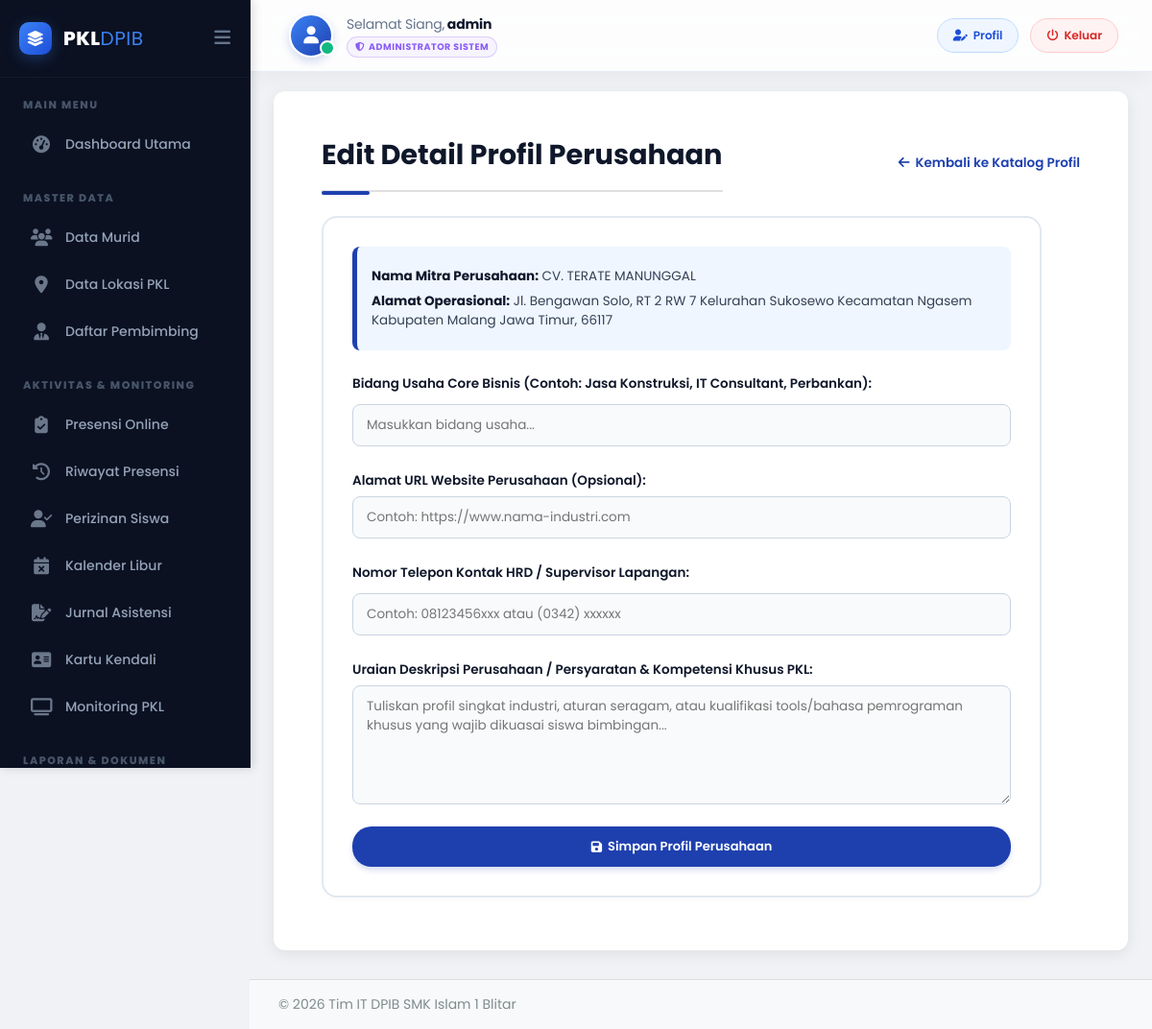
The page /admin/profil-edit.php?id=2 (signed in) on the database its author committed.
### tables this page shows
CREATE TABLE `lokasi_pkl` (
  `lokasi_id` int(11) NOT NULL,
  `alamat` varchar(255) DEFAULT NULL,
  `guru_id` int(11) DEFAULT NULL,
  `nama_lokasi` varchar(100) NOT NULL,
  `jam_kerja` varchar(100) DEFAULT NULL,
  `kuota_max` int(11) NOT NULL DEFAULT 5
);

### admin/profil-edit.php (the view, shortened to what this page needs)
<?php
include '../config/db-koneksi.php';
$lokasi_id = isset($_GET['id']) ? (int)$_GET['id'] : 0;
$profil_data = null;
$stmt_lokasi = $koneksi->prepare("SELECT nama_lokasi, alamat FROM lokasi_pkl WHERE lokasi_id = ?");
$stmt_lokasi->bind_param("i", $lokasi_id);
$stmt_lokasi->execute();
$lokasi_info = $stmt_lokasi->get_result()->fetch_assoc();
$stmt_profil = $koneksi->prepare("SELECT bidang_usaha, website, telp_hrd, deskripsi_detail FROM profil_perusahaan WHERE lokasi_id = ?");
$stmt_profil->bind_param("i", $lokasi_id);
$stmt_profil->execute();
$profil_result = $stmt_profil->get_result();
if ($profil_result->num_rows > 0) {
    $profil_data = $profil_result->fetch_assoc();
} else {
    $profil_data = ['bidang_usaha' => '', 'website' => '', 'telp_hrd' => '', 'deskripsi_detail' => ''];
}
?>
<!DOCTYPE html>
<html lang="id">
<head>
    <link rel="stylesheet" href="../css/style.css">
    <link rel="stylesheet" href="https://cdnjs.cloudflare.com/ajax/libs/font-awesome/6.5.2/css/all.min.css">
</head>
<body class="admin-body">
<?php include 'panel/sidebar.php'; ?>
<div class="main-content-wrapper">
    <?php include 'panel/navbar.php'; ?>
    <div class="admin-main-content">
        <div class="page-header-controls">
            <h1>Edit Detail Profil Perusahaan</h1>
            <a href="profil.php" class="btn-back-link">
                <i class="fas fa-arrow-left"></i> Kembali ke Katalog Profil
            </a>
        </div>
        <div class="form-edit-container">
            <div class="form-info-box">
                <p><strong>Nama Mitra Perusahaan:</strong> <?php echo htmlspecialchars($lokasi_info['nama_lokasi']); ?></p>
                <p><strong>Alamat Operasional:</strong> <?php echo htmlspecialchars($lokasi_info['alamat']); ?></p>
            </div>
            <form method="POST" action="profil-edit.php?id=<?php echo $lokasi_id; ?>" style="box-shadow: none; max-width: 100%; margin: 0; padding: 0;">
                <label for="bidang_usaha">Bidang Usaha Core Bisnis (Contoh: Jasa Konstruksi, IT Consultant, Perbankan):</label>
                <input type="text" id="bidang_usaha" name="bidang_usaha" value="<?php echo htmlspecialchars($profil_data['bidang_usaha']); ?>" placeholder="Masukkan bidang usaha..." required>
                <label for="website">Alamat URL Website Perusahaan (Opsional):</label>
                <input type="url" id="website" name="website" value="<?php echo htmlspecialchars($profil_data['website']); ?>" placeholder="Contoh: https://www.nama-industri.com">
                <label for="telp_hrd">Nomor Telepon Kontak HRD / Supervisor Lapangan:</label>
                <input type="text" id="telp_hrd" name="telp_hrd" value="<?php echo htmlspecialchars($profil_data['telp_hrd']); ?>" placeholder="Contoh: 08123456xxx atau (0342) xxxxxx">
                <label for="deskripsi_detail">Uraian Deskripsi Perusahaan / Persyaratan & Kompetensi Khusus PKL:</label>
                <textarea id="deskripsi_detail" name="deskripsi_detail" rows="5" placeholder="Tuliskan profil singkat industri, aturan seragam, atau kualifikasi tools/bahasa pemrograman khusus yang wajib dikuasai siswa bimbingan..."><?php echo htmlspecialchars($profil_data['deskripsi_detail']); ?></textarea>
                <button type="submit" class="btn-submit-save">
                    <i class="fas fa-save"></i> Simpan Profil Perusahaan
                </button>
            </form>
        </div>
    </div>
</div>
<?php include 'panel/footer.php'; ?>
</body>
</html>

### css/style.css (style rules this page uses)
html { scroll-behavior: smooth; }
body { font-family: 'Poppins', sans-serif; background-color: #f0f2f5; padding: 0; margin: 0; }
h1 { color: #2c3e50; font-weight: 700; font-size: 28px; border-bottom: 2px solid #e0e0e0; padding-bottom: 15px; margin-bottom: 25px; padding-left: 5%; padding-right: 5%; }
form { padding: 30px 40px; background: #ffffff; border-radius: 12px; box-shadow: 0 8px 20px rgba(0, 0, 0, 0.1); width: 100%; max-width: none; margin: 0; }
form label { display: block; margin-top: 10px; font-weight: 600; color: #34495e; }
form input[type="text"], form input[type="email"], form input[type="number"], form input[type="password"], form select { width: 100%; padding: 10px 15px; margin-top: 5px; margin-bottom: 15px; border: 1px solid #ced4da; border-radius: 6px; box-sizing: border-box; background-color: #f8f9fa; transition: border-color 0.2s; }
form button { background-color: #007bff; color: white; padding: 12px 20px; border: none; border-radius: 6px; cursor: pointer; font-size: 16px; font-weight: 600; transition: background-color 0.2s; box-shadow: 0 4px 10px rgba(0, 123, 255, 0.3); }
form { padding: 30px 40px; background: #ffffff; border-radius: 12px; box-shadow: 0 8px 20px rgba(0, 0, 0, 0.1); width: 100%; max-width: 90%; margin: 0 auto; }
.admin-body { display: flex; font-family: 'Poppins', sans-serif; background-color: #f0f2f5; min-height: 100vh; }
.main-content-wrapper { flex-grow: 1; display: flex; flex-direction: column; }
.admin-main-content { padding: 20px; flex-grow: 1; }
.admin-main-content h1 { font-size: 24px; padding-left: 0; padding-right: 0; margin-bottom: 20px; }

### admin/profil-edit.php (style rules this page uses)
:root { --mantap-blue-dark: #0f172a; --mantap-blue-main: #1e40af; --mantap-blue-light: #3b82f6; --mantap-blue-soft: #eff6ff; }
body { font-family: 'Poppins', sans-serif; background-color: #f8fafc; color: #334155; margin: 0; overflow-x: hidden !important; }
.main-content-wrapper { max-width: 100% !important; width: 100% !important; box-sizing: border-box !important; box-shadow: none !important; }
.admin-main-content { padding: 20px 25px 30px 25px !important; box-sizing: border-box !important; clear: both; width: 100% !important; }
.page-header-controls { display: flex; justify-content: space-between; align-items: center; margin-bottom: 25px; width: 100%; flex-wrap: wrap; gap: 15px; }
.page-header-controls h1 { font-weight: 700; color: #0f172a; font-size: 1.8rem; margin: 0; position: relative; }
.page-header-controls h1::after { content: ''; position: absolute; left: 0; bottom: -5px; width: 50px; height: 4px; background: var(--mantap-blue-main); border-radius: 2px; }
.btn-back-link { color: var(--mantap-blue-main); text-decoration: none; font-weight: 600; font-size: 13.5px; display: inline-flex; align-items: center; gap: 6px; }
.form-edit-container { background-color: white; padding: 30px; border-radius: 16px; max-width: 750px; width: 100%; border: 2px solid #e2e8f0; box-sizing: border-box; box-shadow: 0 4px 6px -1px rgba(0, 0, 0, 0.02); }
.form-info-box { background-color: var(--mantap-blue-soft); border-left: 5px solid var(--mantap-blue-main); padding: 15px; margin-bottom: 25px; border-radius: 8px; text-align: left; }
.form-info-box p { margin: 6px 0; font-size: 13.5px; color: #334155; }
.form-info-box strong { color: var(--mantap-blue-dark); font-weight: 700; }
.form-edit-container label { display: block; margin-bottom: 6px; font-weight: 600; font-size: 13.5px; color: #0f172a; text-align: left; }
.form-edit-container input[type="text"], .form-edit-container input[type="url"], .form-edit-container textarea { width: 100%; padding: 11px 14px; margin-bottom: 16px; border: 1px solid #cbd5e1; border-radius: 8px; font-family: 'Poppins', sans-serif; font-size: 13.5px; box-sizing: border-box; background-color: #f8fafc; resize: vertical; }
.btn-submit-save { padding: 11px 24px !important; font-weight: 600 !important; background-color: var(--mantap-blue-main); color: white; border: none; border-radius: 20px; font-size: 13px; cursor: pointer; font-family: 'Poppins', sans-serif; box-shadow: 0 4px 6px -1px rgba(30, 64, 175, 0.2); display: inline-flex; align-items: center; justify-content: center; gap: 6px; width: 100%; box-sizing: border-box; }

### admin/panel/navbar.php (style rules this page uses)
:root { --nav-height: 75px; }

### rows shown on the page
lokasi_pkl: nama_lokasi "CV. TERATE MANUNGGAL", alamat "Jl. Bengawan Solo, RT 2 RW 7 Kelurahan Sukosewo Kecamatan Ngasem Kabupaten Malang Jawa Timur, 66117"

### other values the page prints
$sapaan "Selamat Siang"
$current_full_name "admin"
$role_label "ADMINISTRATOR SISTEM"
